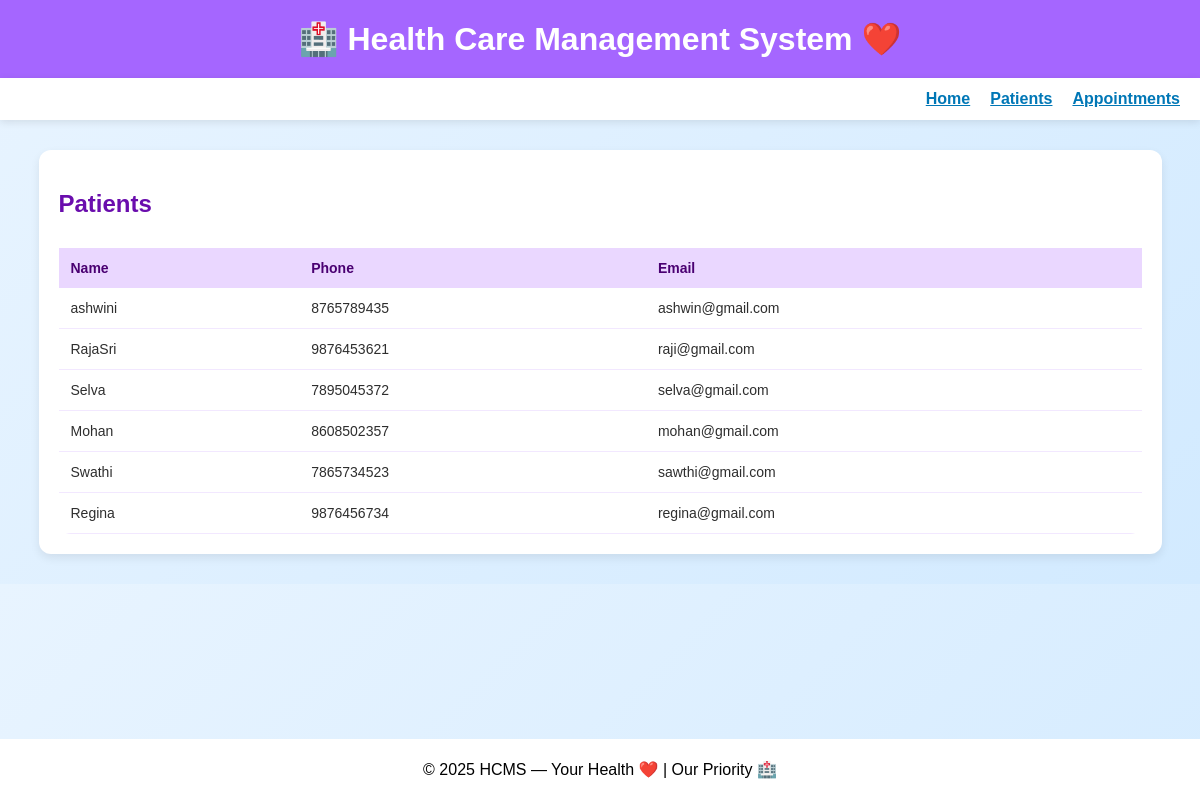
The app's page /patients/ with its own data.
### core/models.py (models this page shows, shortened)
class Patient(models.Model):
    user = models.OneToOneField(User, null=True, blank=True, on_delete=models.SET_NULL)
    full_name = models.CharField(max_length=200)
    dob = models.DateField(null=True, blank=True)
    gender = models.CharField(max_length=1, choices=GENDER_CHOICES, default='O')
    phone = models.CharField(max_length=20, blank=True)
    email = models.EmailField(blank=True)
    address = models.TextField(blank=True)
    created_at = models.DateTimeField(auto_now_add=True)

### core/views.py (the view)
# urls.py: path('patients/', views.patients_list, name='patients_list'),
def patients_list(request):
    patients = Patient.objects.all()
    return render(request, 'core/patients_list.html', {'patients': patients})

### core/templates/core/patients_list.html (shortened to what this page needs)
{% extends "core/base.html" %}
{% block content %}
<div class="patients-container">
    <h2>Patients</h2>
    <div class="table-scroll">
        <table>
            <tr>
                <th>Name</th>
                <th>Phone</th>
                <th>Email</th>
            </tr>
            {% for p in patients %}
            <tr>
                <td>{{ p.full_name }}</td>
                <td>{{ p.phone }}</td>
                <td>{{ p.email }}</td>
            </tr>
            {% empty %}
            <tr>
                <td colspan="3" class="no-data">No patients yet.</td>
            </tr>
            {% endfor %}
        </table>
    </div>
</div>
{% endblock %}

### core/templates/core/base.html (shortened to what this page needs)
<!DOCTYPE html>
<html>
<head>
</head>
<body>
<h1>🏥 Health Care Management System ❤️</h1>
<nav>
    <a href="{% url 'core:home' %}">Home</a>
    <a href="{% url 'core:patients_list' %}">Patients</a>
    <a href="{% url 'core:appointments_list' %}">Appointments</a>
</nav>
<div class="content">
    {% block content %}
    {% endblock %}
</div>
<footer>
    <p>© 2025 HCMS — Your Health ❤️ | Our Priority 🏥</p>
</footer>
</body>
</html>

### core/templates/core/base.html (style rules this page uses)
body { margin: 0; font-family: Arial, sans-serif; background: linear-gradient(135deg, #E8F4FF, #D2EAFF); }
h1 { background-color: #A566FF; color: white; margin: 0; padding: 20px; text-align: center; }
nav { background: #FFFFFF; position: sticky; top:0; box-shadow: 0px 2px 8px rgba(0,0,0,0.1); padding: 12px 20px; display: flex; justify-content: flex-end; gap: 20px; }
nav a { text-decoration: underline; color: #0077B6; font-weight: bold; }
.content { padding: 30px; }
footer { background-color: white; color: black; text-align: center; padding: 5px 0; position: fixed; bottom: 0; width: 100%; }

### core/templates/core/patients_list.html (style rules this page uses)
.patients-container { background: #ffffff; padding: 20px; border-radius: 12px; box-shadow: 0 4px 10px rgba(0,0,0,0.08); width: 95%; margin: auto; font-family: Arial, sans-serif; }
h2 { color: #6A0DAD; margin-bottom: 15px; }
.table-scroll { max-height: 400px; overflow-y: auto; border-radius: 12px; }
table { width: 100%; border-collapse: collapse; margin-top: 15px; }
table th { background: #EAD7FF; color: #4A0072; padding: 12px; text-align: left; font-size: 14px; position: sticky; top: 0; z-index: 2; }
table td { padding: 12px; border-bottom: 1px solid #F2E8FF; font-size: 14px; color: #2E2E2E; }

### records on screen
Patient: full_name "ashwini", phone "8765789435", email "ashwin@gmail.com"
Patient: full_name "RajaSri", phone "9876453621", email "raji@gmail.com"
Patient: full_name "Selva", phone "7895045372", email "selva@gmail.com"
Patient: full_name "Mohan", phone "8608502357", email "mohan@gmail.com"
Patient: full_name "Swathi", phone "7865734523", email "sawthi@gmail.com"
Patient: full_name "Regina", phone "9876456734", email "regina@gmail.com"
